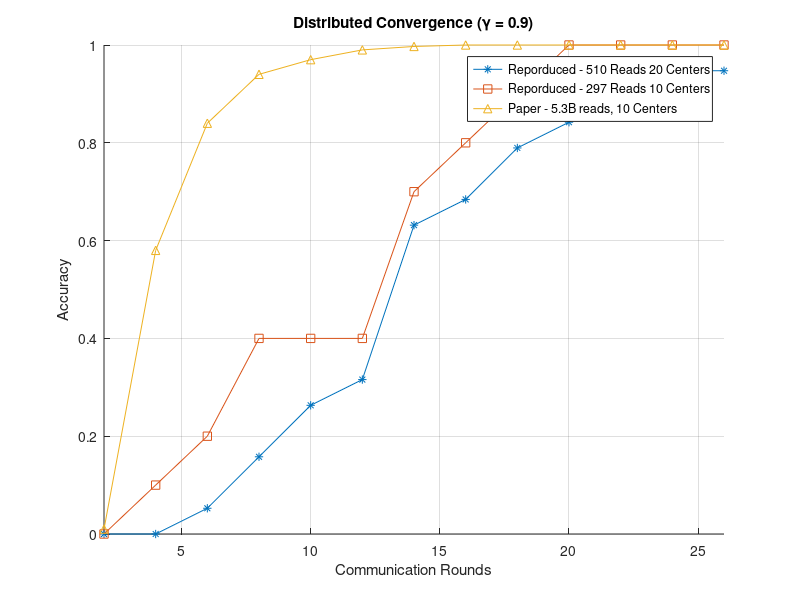
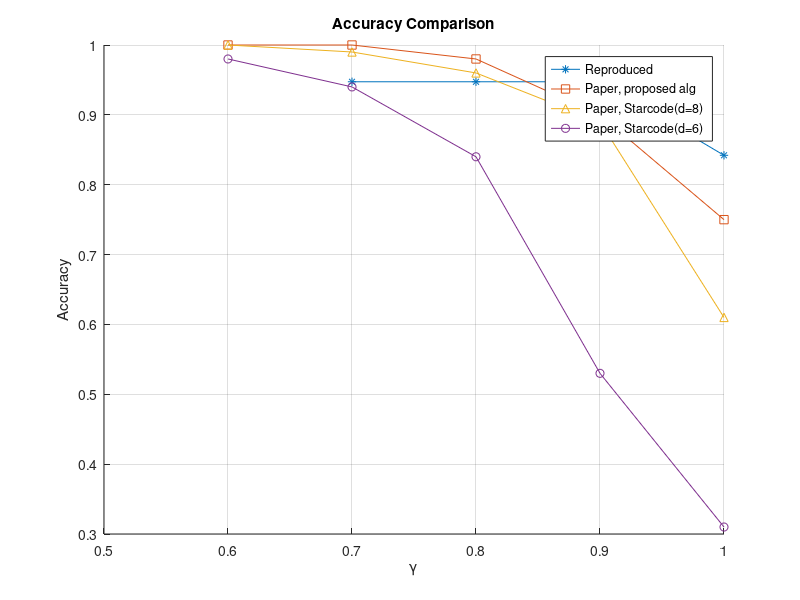

MATLAB code to generate these figures, in order:
% gamma = 0.9
ref = [0.01, 0.58, 0.84, 0.94, 0.97, 0.99, 0.997, 1, 1, 1, 1, 1, 1];
dat = [0.00, 0.00, 0.0526316, 0.157895, 0.263158, 0.315789, 0.631579, 0.684211, 0.789474, ...
    0.842105, 0.947368, 0.947368, 0.947368];
dat_10 = [0, 0.1, 0.2, 0.4, 0.4, 0.4, 0.7, 0.8, 0.9, 1, 1, 1, 1];
round = 2:2:26;
% 
figure(1)
hold on
plot(round, dat, '-*');
plot(round, dat_10, '-s');
plot(round, ref, '-^');
legend('Reporduced - 510 Reads 20 Centers', 'Reporduced - 297 Reads 10 Centers','Paper - 5.3B reads, 10 Centers')
title('Distributed Convergence (\gamma = 0.9)')
xlabel('Communication Rounds')
ylabel('Accuracy')
xlim([2, 26]);
grid on

figure(2)
hold on

gamma = [0.7, 0.8, 0.9, 1.0];
result = [0.947368, 0.947368, 0.947368, 0.842105];

ref_axis = [0.6, 0.7, 0.8, 0.9, 1];
ref_alg = [1, 1, 0.98, 0.9, 0.75];
ref_scd8 = [1, 0.99, 0.96, 0.89, 0.61];
ref_scd6 = [0.98, 0.94, 0.84, 0.53, 0.31];

plot(gamma, result, '-*');
plot(ref_axis, ref_alg, '-s');
plot(ref_axis, ref_scd8, '-^');
plot(ref_axis, ref_scd6, '-o');

legend('Reproduced', 'Paper, proposed alg', 'Paper, Starcode(d=8)', 'Paper, Starcode(d=6)');
grid on
title('Accuracy Comparison')
xlabel('\gamma')
ylabel('Accuracy')